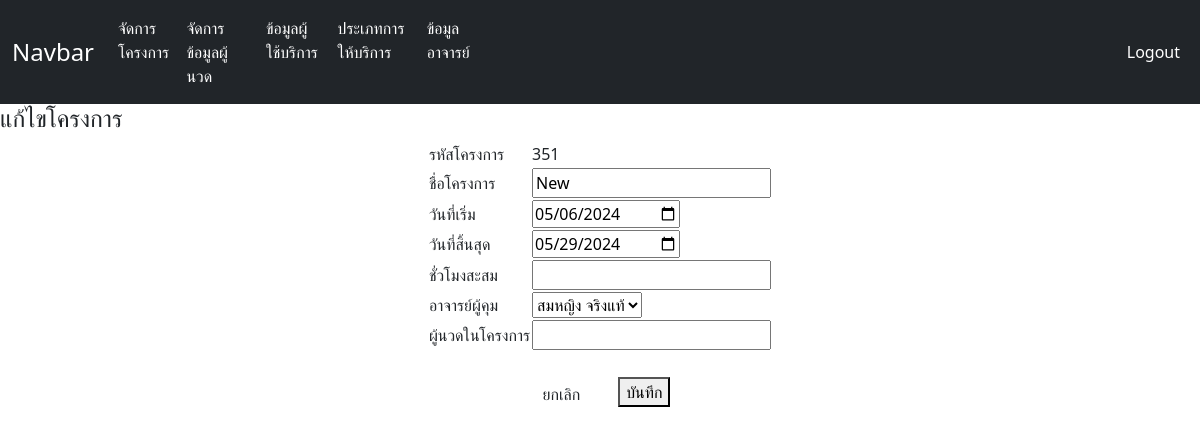
The page /editProject.php?p_id=351 (signed in) on the database its author committed.
### tables this page shows
CREATE TABLE `program` (
  `p_id` int(10) NOT NULL,
  `p_name` varchar(50) NOT NULL,
  `p_start` date NOT NULL,
  `p_end` date NOT NULL,
  `t_id` tinyint(2) NOT NULL
);

CREATE TABLE `teacher` (
  `t_id` tinyint(2) NOT NULL,
  `t_name` varchar(50) NOT NULL,
  `t_address` varchar(500) NOT NULL,
  `t_tel` varchar(10) NOT NULL
);

### editProject.php (the view, shortened to what this page needs)
<?php
if (isset($_SESSION["valid_uname"]) && isset($_SESSION["valid_upass"]) && isset($_SESSION["valid_utype"])) {
    include 'module/connect.php';
$p_id = $_GET['p_id'];
$sql = "SELECT * FROM program WHERE p_id = $p_id";
$result = mysqli_query($conn, $sql)
    or die("Error in query: $sql " . mysqli_error($conn));
$rs = mysqli_fetch_array($result);
?>
<!DOCTYPE html>
<html lang="en">
<head>
    <link rel="stylesheet" type="text/css" href="css/editproject.css">
</head>
<body>
    <?php
    include 'component/admin_nav.php';
    ?>
    <div class="headtopic">
        <h4>แก้ไขโครงการ</h4>
    </div>
    <form action="module/editproject.php" method="post">
        <table align="center" class="tb_detail">
            <tr>
                <td>รหัสโครงการ</td>
                <td><?php echo "$rs[p_id]"; ?> <input type="hidden" name="p_id" value="<?php echo "$rs[p_id]"; ?>"></td>
            </tr>
            <tr>
                <td>ชื่อโครงการ</td>
                <td><input type="text" name="p_name" value="<?php echo "$rs[p_name]"; ?>"></td>
            </tr>
            <tr>
                <td>วันที่เริ่ม</td>
                <td><input type="date" name="p_start" value="<?php echo "$rs[p_start]"; ?>"></td>
            </tr>
            <tr>
                <td>วันที่สิ้นสุด</td>
                <td><input type="date" name="p_end" value="<?php echo "$rs[p_end]"; ?>"></td>
            </tr>
            <tr>
                <td>ชั่วโมงสะสม</td>
                <td><input type="number" name="max_hour" value="<?php echo "$rs[max_hour]"; ?>"></td>
            </tr>
            <tr>
                <td>อาจารย์ผู้คุม</td>
                <td><select name="t_id" id="t_id">
                        <?php
                        $sql2 = "SELECT * FROM teacher";
                        $result2 = mysqli_query($conn, $sql2);
                        while ($rs2 = mysqli_fetch_array($result2)) {
                            echo "<option value=\"{$rs2['t_id']}\"";
                            if ($rs['t_id'] == $rs2['t_id']) {
                                echo ' selected';
                            }
                            echo ">{$rs2['t_name']}";
                            echo "</option>\n";
                        }
                        ?>
                    </select>
                </td>
            </tr>
            <tr>
                <td>ผู้นวดในโครงการ</td>
                <td><input type="number" name="total_mass" value="<?php echo "$rs[total_mass]"; ?>"></td>
            </tr>
        </table>
        <br>
        <div align="center">
            <a href="javascript:history.back()" class="btn">ยกเลิก</a> &nbsp;&nbsp;&nbsp;&nbsp; <button>บันทึก</button>
        </div>
    </form>
</body>
</html>
<?php
} else {
    echo "<script> alert('Please Login'); window.location='frm_login.php';</script>";
    exit();
}
?>

### css/editproject.css (style rules this page uses)
.btn { display: inline-block; padding: 0.375rem 0.75rem; font-size: 1rem; font-weight: 400; line-height: 1.5; color: #212529; text-align: center; text-decoration: none; vertical-align: middle; background-color: #e0e0e0; border: 1px solid #ced4da; border-radius: 0.25rem; cursor: pointer; user-select: none; transition: color 0.15s ease-in-out, background-color 0.15s ease-in-out, border-color 0.15s ease-in-out, box-shadow 0.15s ease-in-out; }

### rows shown on the page
program: p_id "351", p_name "New", p_start "05/06/2024", p_end "05/29/2024", t_id "สมหญิง จริงแท้"
